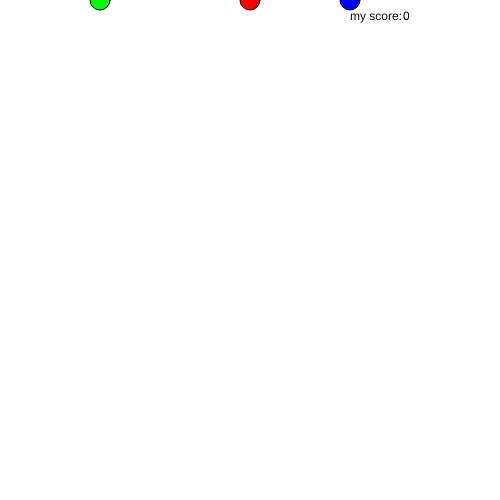
Frame 1 (no input)
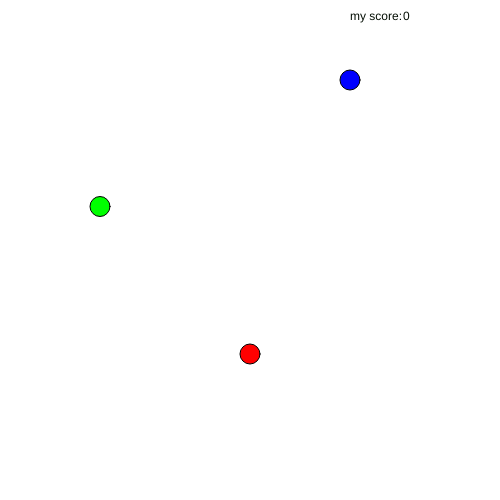
Frame 60 (no input)
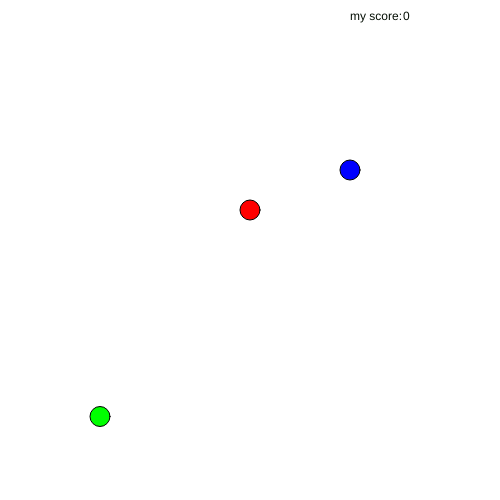
Frame 120 (the mouse pressed at the canvas centre since frame 60)

The p5.js sketch that drew these frames (run headless with seeded random() and noise() and a simulated clock; from frame 60 on, the mouse is pressed at the canvas centre):

// p5.js sketch
// ── sketch.js
var ball2 = 0;
var score = 0;
var ball1 = 0;
var ball3 = 0;
function setup() {
  createCanvas(500, 500);
}

function draw() {
  background(255, 255, 255);
  fill(255, 0, 0);
  ellipse(250, ball2, 20, 20);
  fill(0, 255, 0);
  ellipse(100, ball1, 20, 20);
  fill(0, 0, 255);
  ellipse(350, ball3, 20, 20);
  ball2 = ball2 + 6;
  ball1 = ball1 + 3.5;
  ball3 = ball3 + 10;

  if (ball2 > 500) {
    ball2 = 0;}
  
    if (ball1 > 500) {
      ball1 = 0;}
    if (ball3 > 500) {
      ball3 = 0;}
  fill(5, 15, 5);
  text("my score:", 350, 20);
  text(score, 403, 20)
}

function keyPressed() {
  if (key == "w" && ball2 > 350) {
    score = score + 5;
  }
  if (key == "a" && ball1 > 350) {
    score = score + 3;
  }
  if (key == "d" && ball3 > 350) {
    score = score + 10;
  }
}
